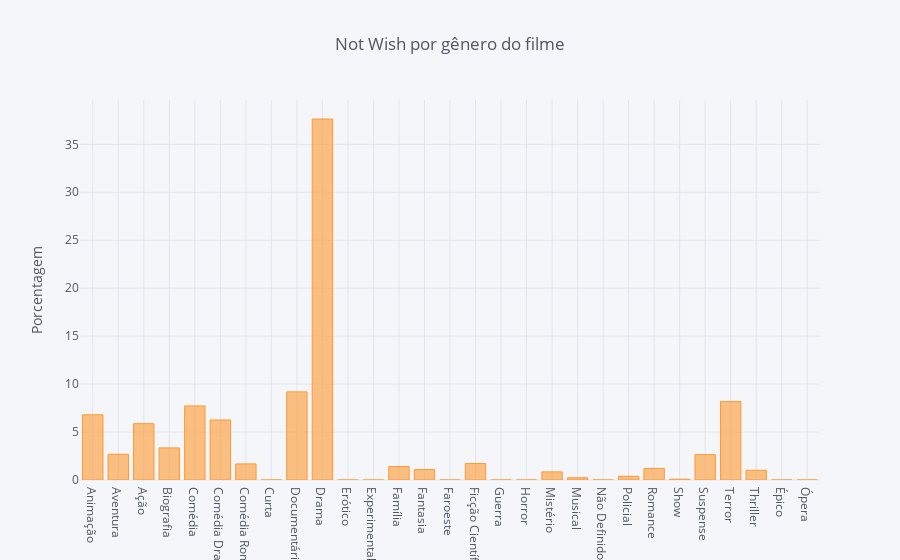

Source (notebook cell):
### Code cell
movie_full = movie.merge(genre, left_on = 'genreId', right_on = 'id')
# series = movie_full.groupby('name')['likeCount']/sum(movie_full.groupby('name')['likeCount'])*100
series = movie_full.groupby(['name'])['notWishCount'].sum()/movie_full['notWishCount'].sum()*100

series.head(3)

series.iplot(kind='bar', yTitle='Porcentagem', title='Not Wish por gênero do filme',
             filename='cufflinks/categorical-bar-chart')

### Figure 1 — Plotly figure (JSON) as saved in the notebook; plotly's stock layout.template omitted (floating-point values rounded to 4 significant figures)
{"data": [{"marker": {"color": "rgba(255, 153, 51, 0.6)", "line": {"color": "rgba(255, 153, 51, 1.0)", "width": 1}}, "name": "notWishCount", "orientation": "v", "text": "", "type": "bar", "uid": "a22f8777-ae3d-40a4-8c9c-b73149c6448f", "x": ["Animação", "Aventura", "Ação", "Biografia", "Comédia", "Comédia Dramática", "Comédia Romântica", "Curta", "Documentário", "Drama", "Erótico", "Experimental", "Família", "Fantasia", "Faroeste", "Ficção Científica", "Guerra", "Horror", "Mistério", "Musical", "Não Definido", "Policial", "Romance", "Show", "Suspense", "Terror", "Thriller", "Épico", "Ópera"], "y": [6.797, 2.687, 5.872, 3.345, 7.724, 6.259, 1.677, 0, 9.19, 37.64, 0, 0, 1.402, 1.096, 0, 1.713, 0, 0, 0.8483, 0.2337, 0, 0.3911, 1.205, 0.07946, 2.647, 8.175, 1.018, 0, 0]}], "layout": {"legend": {"bgcolor": "#F5F6F9", "font": {"color": "#4D5663"}}, "paper_bgcolor": "#F5F6F9", "plot_bgcolor": "#F5F6F9", "title": {"font": {"color": "#4D5663"}, "text": "Not Wish por gênero do filme"}, "xaxis": {"gridcolor": "#E1E5ED", "showgrid": true, "tickfont": {"color": "#4D5663"}, "title": {"font": {"color": "#4D5663"}, "text": ""}, "zerolinecolor": "#E1E5ED"}, "yaxis": {"gridcolor": "#E1E5ED", "showgrid": true, "tickfont": {"color": "#4D5663"}, "title": {"font": {"color": "#4D5663"}, "text": "Porcentagem"}, "zerolinecolor": "#E1E5ED"}}}
